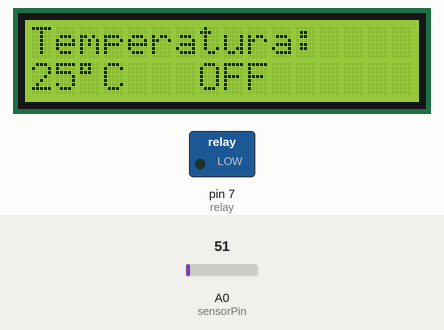
Bench run of a sketch on a simulated Arduino Uno, built with avr-gcc and run on an emulated ATmega328P. On the bench: 16×2 character LCD, switched loads named in the sketch (green lamp = pin HIGH). The inputs (shaded band) are chosen by the test bench; at power-on: A0 (sensorPin) = 51.

Above: at 1.2 s.
1.3 s: A0 (sensorPin) set to 64
At 2.0 s:
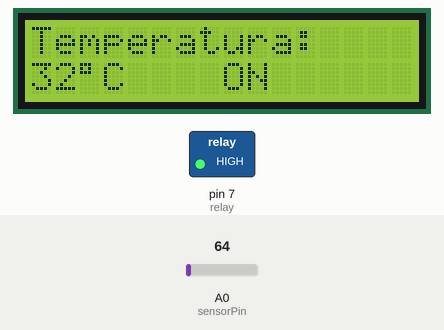
3.6 s: A0 (sensorPin) set to 71
At 4.1 s:
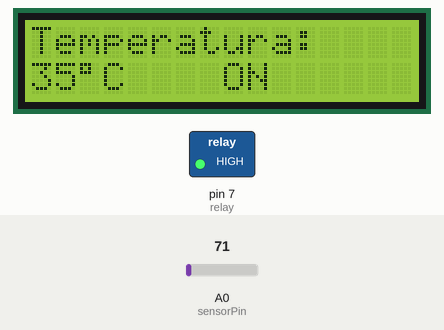
5.2 s: A0 (sensorPin) set to 61
At 5.7 s:
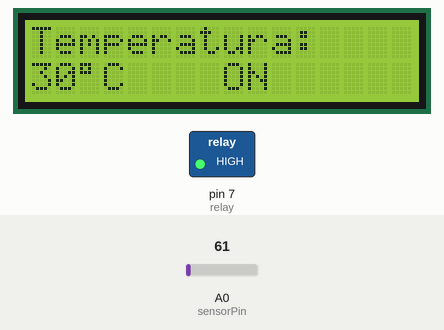
Timing chart, 0 to 8.2 s (numbered marks = the images above; inputs shaded):
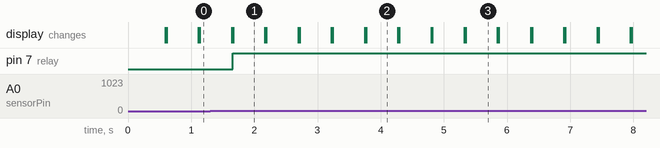

The sketch:

arduino_termostato_rel__lm35.ino
```cpp
////////////////////////////////////////////

// ARDUINO TERMOSTATO CON RELÈ, DISPLAY E LM35

// Autore Fancello Salvatore

// Per maggiori info: http://www.progettiarduino.com

/////////////////////////////////////////////

#include <LiquidCrystal_I2C.h>
LiquidCrystal_I2C lcd(0x27, 2, 1, 0, 4, 5, 6, 7, 3, POSITIVE);

int reading = 0;
int sensorPin = A0;
int relay =7;
void setup() {

  lcd.begin(16, 2);
  pinMode(relay,OUTPUT);
}

void loop() {
  reading = analogRead(sensorPin);
  int celsius = reading/2;
  lcd.setCursor(0, 0);
  lcd.print("Temperatura: ");
  lcd.setCursor(0,1);
  lcd.print(celsius, DEC);
  lcd.print((char)223);
  lcd.print("C");

  if (celsius >28) {
    //modificare la temperatura desiderata,
    //inserire > se attivo superiore a 28C°
    //e < se attivo inferiore a 28C°

    digitalWrite(7,HIGH);
     lcd.print("    ON");
  } else {
    digitalWrite(7,LOW);
    lcd.print("   OFF");
  }
  delay(500);
  lcd.clear();
}
```

Measured:
- the behaviour switches between 57 and 58 on A0 (sensorPin) (found by bisection; images 0 and 1)
- after the input at 1.3 s, pin 7 (relay): LOW → HIGH after 0.36 s; the display: first differs from a run without the input after 0.36 s (image 1)
- after the input at 3.6 s, the display: first differs from a run without the input after 0.17 s (image 2)
- after the input at 5.2 s, the display: first differs from a run without the input after 0.15 s (image 3)
- what the display in image 1 shows lasts 0.5 s, from 1.7 s to 2.2 s
